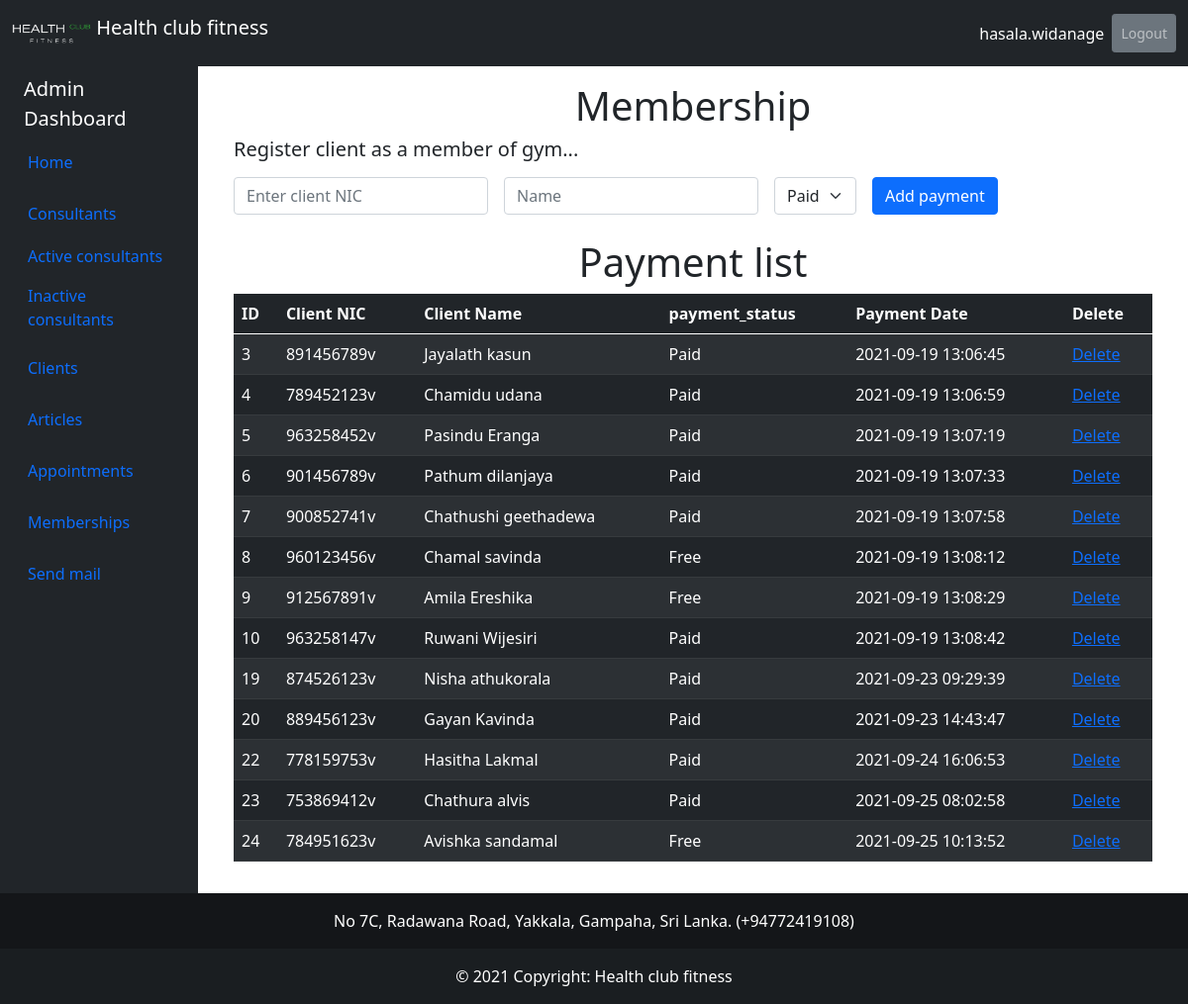
/membership_fee.php (signed in), run on the app's committed database.
### tables this page shows
CREATE TABLE IF NOT EXISTS `membership_fee` (
  `id` int(11) NOT NULL AUTO_INCREMENT,
  `client_nic` varchar(15) NOT NULL,
  `client_name` varchar(50) NOT NULL,
  `payment_status` varchar(10) NOT NULL,
  `date_payment` timestamp NULL DEFAULT CURRENT_TIMESTAMP,
  PRIMARY KEY (`id`)
);

### membership_fee.php (the view, shortened to what this page needs)
<!DOCTYPE html>
<html lang="en">
<head>
    <link href="https://cdn.jsdelivr.net/npm/bootstrap@5.0.1/dist/css/bootstrap.min.css" rel="stylesheet">
</head>
<body>
<nav class="navbar navbar-expand-lg navbar-dark bg-dark ">
  <div class="container-fluid">
    <a class="navbar-brand" href="#">
    <img src="image/logo/HealthClubLogo.png" alt="" width="80" height="40" class="d-inline-block align-text-top">
        Health club fitness</a>
    <div class="collapse navbar-collapse" id="navbarNav">
      <ul class="navbar-nav ms-auto mb-2 mb-lg-0">
        <li class="nav-item ">
          <a class="nav-link active"><?php echo $_SESSION['AdminUser']; ?></a>
        </li>
        <li class="nav-item">
          <a class="nav-link btn btn-secondary btn-sm" role="button" href = "logout.php">Logout</a>
        </li>
      </ul>
    </div>
  </div>
</nav>
<div class="container-fluid">
    <div class="row flex-nowrap">
        <div class="col-auto col-md-3 col-xl-2 px-sm-2 px-0 bg-dark">
            <div class="d-flex flex-column align-items-center align-items-sm-start px-3 pt-2 text-white min-vh-100">
                <span class="fs-5 d-none d-sm-inline">Admin Dashboard</span>
                <ul class="nav nav-pills flex-column mb-sm-auto mb-0 align-items-center align-items-sm-start" id="menu">
                    <li class="nav-item">
                        <a href="admin_dashboard.php" class="nav-link align-middle px-0">
                            <i class="fs-4 bi-house"></i> <span class="ms-1 d-none d-sm-inline">Home</span>
                        </a>
                    </li>
                    <li>
                        <a href="#submenu1" data-bs-toggle="collapse" class="nav-link px-0 align-middle">
                            <i class="fs-4 bi-speedometer2"></i> <span class="ms-1 d-none d-sm-inline">Consultants</span> </a>
                        <ul class="collapse show nav flex-column ms-1" id="submenu1" data-bs-parent="#menu">
                            <li class="w-100">
                                <a href="consultant_list.php" class="nav-link px-0"> <span class="d-none d-sm-inline">Active consultants</span> </a>
                            </li>
                            <li>
                                <a href="consultant_list_inactive.php" class="nav-link px-0"> <span class="d-none d-sm-inline">Inactive consultants</span> </a>
                            </li>
                        </ul>
                    </li>
                    <li>
                        <a href="#submenu2" data-bs-toggle="collapse" class="nav-link px-0 align-middle ">
                            <i class="fs-4 bi-bootstrap"></i> <span class="ms-1 d-none d-sm-inline">Clients</span></a>
                    </li>
                    <li class="nav-item">
                        <a href="article_upload.php" class="nav-link align-middle px-0">
                            <i class="fs-4 bi-house"></i> <span class="ms-1 d-none d-sm-inline">Articles</span>
                        </a>
                    </li>
                    <li class="nav-item">
                        <a href="appointment_list.php" class="nav-link align-middle px-0">
                            <i class="fs-4 bi-house"></i> <span class="ms-1 d-none d-sm-inline">Appointments</span>
                        </a>
                    </li>
                    <li class="nav-item">
                        <a href="#" class="nav-link align-middle px-0">
                            <i class="fs-4 bi-house"></i> <span class="ms-1 d-none d-sm-inline">Memberships</span>
                        </a>
                    </li>
                    <li class="nav-item">
                        <a href="email_send.php" class="nav-link align-middle px-0">
                            <i class="fs-4 bi-house"></i> <span class="ms-1 d-none d-sm-inline">Send mail</span>
                        </a>
                    </li>
                </ul>
            </div>
        </div>
        <div class="col py-3">
  <h5 class="display-6 text-center">Membership</h5>
<div class="container px-4">
<form method="POST" action="" enctype="multipart/form-data" class="row gy-2 gx-3 align-items-center" autocomplete="off">
    <h5>Register client as a member of gym...</h5>
    <div class="col-auto">
      <input class="form-control" placeholder="Enter client NIC" type="text" id="client_nic" name="client_nic" pattern="[0-9]{9}[v-v]{1}" required>
    </div>
    <div class="col-auto">
      <input type="text" class="form-control" id="client_name " placeholder="Name" name="client_name" pattern="[A-Za-z ]+" title="(Enter letters only)" required>
    </div>
    <div class="col-auto">
      <select class="form-select" aria-label=".form-select-sm example" name="payment_status" required>
        <option value="Paid">Paid</option>
      </select>
    </div>
    <div class="col-auto">
      <button class="btn btn-primary" type="submit" name="submit" >Add payment</button>
    </div>
  </form>
</div>
  <h5 class="display-6 text-center">Payment list</h5>
<?php
  include "connection/connection2.php";
  $membership_list = '';
  $query = "SELECT * FROM membership_fee ORDER BY id";
  $memberships = mysqli_query($connection, $query);
    while ($membership = mysqli_fetch_assoc($memberships)) {
      $membership_list .= "<tr>";
      $membership_list .= "<td>{$membership['id']}</td>";
      $membership_list .= "<td>{$membership['client_nic']}</td>";
      $membership_list .= "<td>{$membership['client_name']}</td>";
      $membership_list .= "<td>{$membership['payment_status']}</td>";
      $membership_list .= "<td>{$membership['date_payment']}</td>";
      $membership_list .= "<td><a href=membership_f_delete.php?id={$membership['id']} onclick='return checkdelete()'>Delete</a></td>";
      $membership_list .= "</tr>";
    }
 ?>
<div class="container-sm table-responsive px-4">
  <table class="table table-dark table-striped">
    <thead>
      <tr>
        <th>ID</th>
        <th>Client NIC</th>
        <th>Client Name</th>
        <th>payment_status</th>
        <th>Payment Date</th>
        <th>Delete</th>
      </tr>
    </thead>
      <tbody>
      <?php echo $membership_list; ?>
      </tbody>
  </table>
</div>
        </div>
    </div>
</div>
<footer class="bg-dark text-center text-white">
    <div class="text-center p-3" style="background-color: rgba(0, 0, 0, 0.4);">
        No 7C, Radawana Road, Yakkala, Gampaha, Sri Lanka. (+94772419108)
    </div>
    <div class="text-center p-3" style="background-color: rgba(0, 0, 0, 0.2);">
    © 2021 Copyright: Health club fitness
    </div>
</footer>
</body>
</html>

### data on the page
membership_fee: id "3", client_nic "891456789v", client_name "Jayalath kasun", payment_status "Paid", date_payment "2021-09-19 13:06:45"
membership_fee: id "4", client_nic "789452123v", client_name "Chamidu udana", payment_status "Paid", date_payment "2021-09-19 13:06:59"
membership_fee: id "5", client_nic "963258452v", client_name "Pasindu Eranga", payment_status "Paid", date_payment "2021-09-19 13:07:19"
membership_fee: id "6", client_nic "901456789v", client_name "Pathum dilanjaya", payment_status "Paid", date_payment "2021-09-19 13:07:33"
membership_fee: id "7", client_nic "900852741v", client_name "Chathushi geethadewa", payment_status "Paid", date_payment "2021-09-19 13:07:58"
membership_fee: id "8", client_nic "960123456v", client_name "Chamal savinda", payment_status "Free", date_payment "2021-09-19 13:08:12"
membership_fee: id "9", client_nic "912567891v", client_name "Amila Ereshika", payment_status "Free", date_payment "2021-09-19 13:08:29"
membership_fee: id "10", client_nic "963258147v", client_name "Ruwani Wijesiri", payment_status "Paid", date_payment "2021-09-19 13:08:42"
membership_fee: id "19", client_nic "874526123v", client_name "Nisha athukorala", payment_status "Paid", date_payment "2021-09-23 09:29:39"
membership_fee: id "20", client_nic "889456123v", client_name "Gayan Kavinda", payment_status "Paid", date_payment "2021-09-23 14:43:47"
membership_fee: id "22", client_nic "778159753v", client_name "Hasitha Lakmal", payment_status "Paid", date_payment "2021-09-24 16:06:53"
membership_fee: id "23", client_nic "753869412v", client_name "Chathura alvis", payment_status "Paid", date_payment "2021-09-25 08:02:58"
membership_fee: id "24", client_nic "784951623v", client_name "Avishka sandamal", payment_status "Free", date_payment "2021-09-25 10:13:52"

### other printed values
$_SESSION['AdminUser'] "hasala.widanage"
